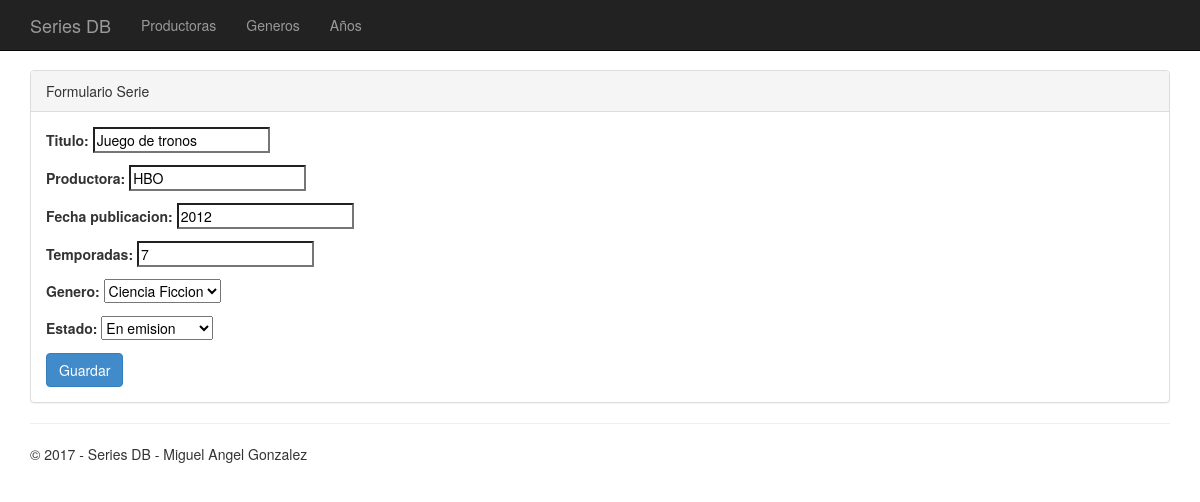
/modificar/1, run on the app's committed database.
### app/models.py (models this page shows, shortened)
class SerieTV(models.Model):
	titulo = models.CharField(max_length=30)
	productora = models.CharField(max_length=20)
	fecha_publicacion = models.IntegerField()
	temporadas = models.IntegerField()
	GENEROS = (
		(0, "Ciencia Ficcion"),
		(1, "Comedia"),
		(2, "Policiaca"),
		(3, "Terror"),
		(4, "Animacion"),
		(5, "Accion"),
		(6, "Drama"),
		(7, "Romance"),
		(8, "Documental"),
		(9, "Historia"),
		)
	genero = models.IntegerField(choices = GENEROS)
	ESTADO = (
		(0, "En produccion"),
		(1, "En emision"),
		(2, "Finalizada"),
		(3, "Cancelada"),
		)
	estado = models.IntegerField(choices = ESTADO)

### app/views.py (the view)
# urls.py: url(r'^modificar\/(?P<id>[0-9]+)$', app.views.modificar_serie, name='editar_serie'),
def modificar_serie(request, id):
	assert isinstance(request, HttpRequest)
	serie = SerieTV.objects.get(pk=id)
	if (request.method == 'POST'):
		formulario = FormSerieTV(request.POST, instance=serie)
		if (formulario.is_valid()):
			serie = formulario.save()
			return HttpResponseRedirect('/serie/' + str(serie.id))
	elif (request.method == 'GET'):
		return render(
			request,
			'app/form_serie.html',
			{
				'title':'Editar serie',
				'action':'/modificar/' + str(serie.id),
				'form': FormSerieTV(instance = serie),
				"serie":serie,
			}
		)
	else:
		return render(request, 'app/404.html')

### app/forms.py
class FormSerieTV(forms.ModelForm):
	class Meta:
		model = SerieTV
		fields = ("titulo",
			'productora',
			'fecha_publicacion',
			'temporadas',
			'genero',
			'estado'
			)

### app/templates/app/form_serie.html (shortened to what this page needs)
﻿{% extends "app/layout.html" %}
{% block content %}
<form action="{{action}}" method="POST">
    <div class="panel panel-default">
        <div class="panel-heading">Formulario Serie</div>
        <div class="panel-body">
            {{ form.as_p }}
            <input class="btn btn-primary" type="submit" value="Guardar"/>
        </div>
    </div>
</form>
{% endblock %}

### app/static/app/content/site.css (style rules this page uses)
body { padding-top: 50px; padding-bottom: 20px; }
input, select, textarea { max-width: 280px; }

### data on the page
SerieTV: titulo "Juego de tronos", productora "HBO", fecha_publicacion "2012", temporadas "7", genero "Ciencia Ficcion", estado "En emision"
